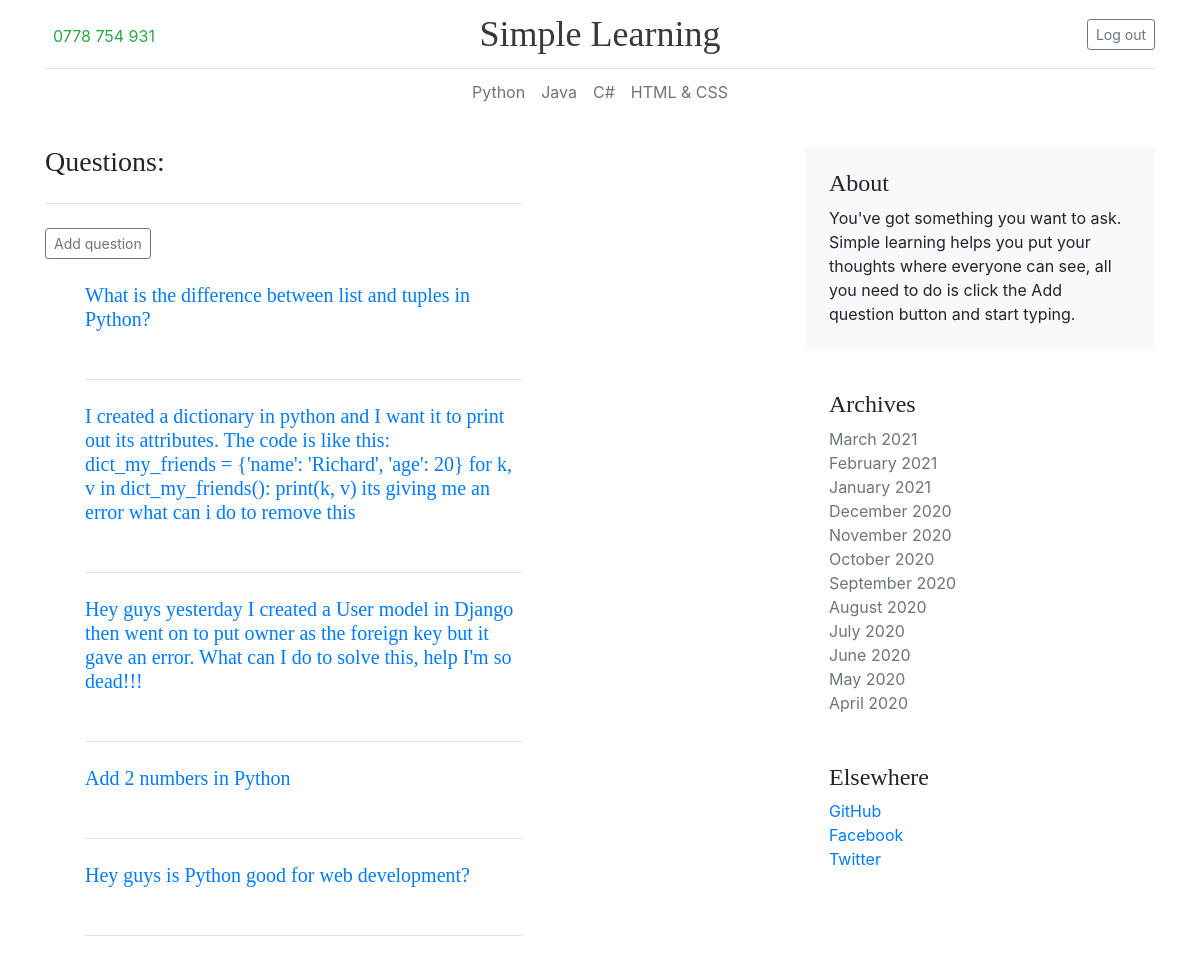
Page /questions/ (signed in) on the committed database.
### easyprogramming/models.py (models this page shows)
class Questions(models.Model):
    text = models.TextField()
    date_added = models.DateTimeField(auto_now_add=True)
    owner = models.ForeignKey(User, on_delete=models.CASCADE)
    class Meta:
        verbose_name_plural = 'questions'
    def __str__(self):
        return self.text

### easyprogramming/views.py (the view)
# urls.py: path('questions/', views.questions, name='questions'),
@login_required()
def questions(request):
    questions = Questions.objects.order_by('-date_added')
    context = {'questions': questions}
    return render(request, 'easyprogramming/questions.html', context)

### easyprogramming/templates/easyprogramming/questions.html (shortened to what this page needs)
<!DOCTYPE html>
<html lang="en">
<head>
</head>
{% extends 'easyprogramming/base.html' %}
{% block content %}
    <br>
    <main class="container">
    <div class="row g-5">
    <div class="col-md-8">
     <div class="row g-5">
         <div class="col-md-8">
          <h3 class="pb-4 mb-4 fst-italic border-bottom">
            Questions:
          </h3>
          <article class="blog-post">
                <a class="btn btn-sm btn-outline-secondary" href="{% url 'easyprogramming:new_question' %}">Add question</a>
                <br>
          <br>
              <ul>
                 {% for question in questions %}
                     <h5 class="pb-4 mb-4 fst-italic border-bottom">
                        <a href="{% url 'easyprogramming:question' question.id %}">{{ question }}</a> <br> <br>
                     </h5>
                 {% empty %}
                    <li>No questions have been added yet.</li>
                {% endfor %}
              </ul>
          </article>
        </div>
     </div>
    </div>
    <div class="col-md-4">
      <div class="position-sticky" style="top: 2rem;">
        <div class="p-4 mb-3 bg-light rounded">
          <h4 class="fst-italic">About</h4>
          <p class="mb-0">You've got something you want to ask.  Simple learning helps you put your thoughts where everyone can see, all you need to do is click the Add question button and start typing.</p>
        </div>
        <div class="p-4">
          <h4 class="fst-italic">Archives</h4>
          <ol class="list-unstyled mb-0">
            <li><a class="text-secondary" href="#">March 2021</a></li>
            <li><a class="text-muted" href="#">February 2021</a></li>
            <li><a class="text-muted" href="#">January 2021</a></li>
            <li><a class="text-muted" href="#">December 2020</a></li>
            <li><a class="text-muted" href="#">November 2020</a></li>
            <li><a class="text-muted" href="#">October 2020</a></li>
            <li><a class="text-muted" href="#">September 2020</a></li>
            <li><a class="text-muted" href="#">August 2020</a></li>
            <li><a class="text-muted" href="#">July 2020</a></li>
            <li><a class="text-muted" href="#">June 2020</a></li>
            <li><a class="text-muted" href="#">May 2020</a></li>
            <li><a class="text-muted" href="#">April 2020</a></li>
          </ol>
        </div>
        <div class="p-4">
          <h4 class="fst-italic">Elsewhere</h4>
          <ol class="list-unstyled">
            <li><a href="https://github.com/Chengetanaim">GitHub</a></li>
            <li><a href="https://www.facebook.com/chengetani.mukanhairi">Facebook</a></li>
            <li><a href="#">Twitter</a></li>
          </ol>
        </div>
      </div>
    </div>
  </div>
    </main>
{% endblock content %}

### easyprogramming/templates/easyprogramming/base.html (style rules this page uses)
h1, h2, h3, h4, h5, h6 { font-family: "Playfair Display", Georgia, "Times New Roman", serif; }
.blog-post { margin-bottom: 4rem; }

### easyprogramming/templates/easyprogramming/questions.html (style rules this page uses)
body { padding-bottom: 20px; }
h1, h2, h3, h4, h5, h6 { font-family: "Playfair Display", Georgia, "Times New Roman", serif; }
.blog-post { margin-bottom: 4rem; }

### rows in the picture
Questions: text "What is the difference between list and tuples in Python?"
Questions: text "I created a dictionary in python and I want it to print out its attributes. The code is like this: dict_my_friends = {'name': 'Richard', 'age': 20} for k, v in dict_my_friends(): print(k, v) its giving me an error what can i do to remove this"
Questions: text "Hey guys yesterday I created a User model in Django then went on to put owner as the foreign key but it gave an error. What can I do to solve this, help I'm so dead!!!"
Questions: text "Add 2 numbers in Python"
Questions: text "Hey guys is Python good for web development?"
